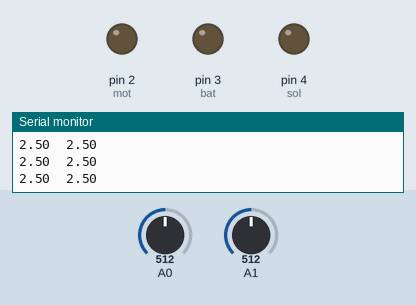
Bench run of a sketch on a simulated Arduino Uno, built with avr-gcc and run on an emulated ATmega328P. Shown: output pins drawn as LEDs (lit = HIGH), the last lines printed to the serial monitor. The inputs (shaded band) are chosen by the test bench; at power-on: A1 = 512, A0 = 512.

Above: at 1.2 s.
1.3 s: A1 set to 876
2.8 s: A1 set to 905
At 3.2 s:
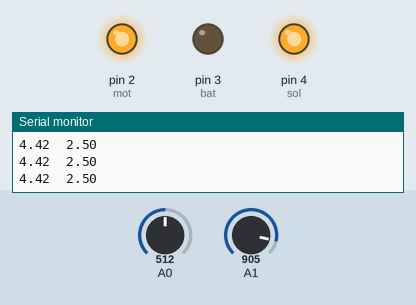
4.3 s: A1 set to 994
7.3 s: A1 set to 1010
At 7.6 s:
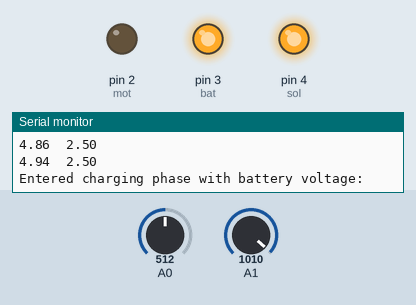
Timing chart, 0 to 9.8 s (numbered marks = the images above; inputs shaded):
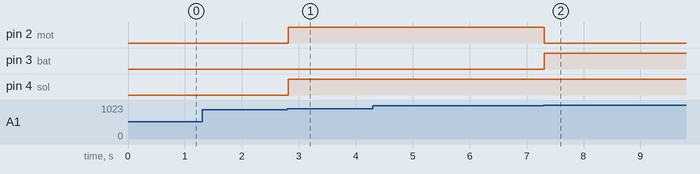

The sketch:

ardunio_relay_check.ino
```cpp
int mot=2;
int bat=3;
int sol=4;
void setup() {
  // put your setup code here, to run once:
  Serial.begin(9600);
  pinMode(mot,OUTPUT);
  pinMode(bat,OUTPUT);
  pinMode(sol,OUTPUT);
  pinMode(A2,INPUT);
  pinMode(A3,INPUT);
  pinMode(A4,INPUT);
}

void loop() {
  // put your main code here, to run repeatedly:
  float sensol=(5.0/1023.0)*analogRead(A1);
  float senbat=(5.0/1023.0)*analogRead(A0);

  Serial.print(sensol);
  Serial.print('\t');
  Serial.println(senbat);
 // Serial.println();


  if((sensol>4.9||sensol<4.35) && senbat>4.35 && senbat<4.72)
    {
      digitalWrite(sol,LOW);
      digitalWrite(mot,HIGH);
      digitalWrite(bat,HIGH);
    }
  else if(sensol<4.9 && sensol>4.35)
    {
      digitalWrite(bat,LOW);
      digitalWrite(sol,HIGH);
      digitalWrite(mot,HIGH);
    }
  else if(senbat<4.18 && sensol>4.35)
    {
      digitalWrite(bat,HIGH);
      digitalWrite(sol,HIGH);
      digitalWrite(mot,LOW);
      Serial.println("Entered charging phase with battery voltage:");
      float senbat1=senbat;

      while(senbat<4.55)
      {
        digitalWrite(mot,LOW);
        digitalWrite(sol,HIGH);
        digitalWrite(bat,HIGH);
        delay(5000);
        digitalWrite(sol,LOW);
        digitalWrite(bat,LOW);
        delay(3000);

        float senbat=analogRead(A0)*5.0/1023;
        Serial.println(senbat);
        if(senbat>4.55)
        {
        Serial.println("comparison positive");
        break;
        }


      }
      Serial.println("chsrging Over");
    }
}
```

Measured:
- the behaviour switches between 890 and 891 on A1 (found by bisection; images 0 and 1)
- the behaviour switches between 1002 and 1003 on A1 (found by bisection; images 1 and 2)
- after the input at 2.8 s, pin 2 (mot), pin 4 (sol): LOW → HIGH at once
- after the input at 7.3 s, pin 2 (mot): HIGH → LOW at once; pin 3 (bat): LOW → HIGH at once
